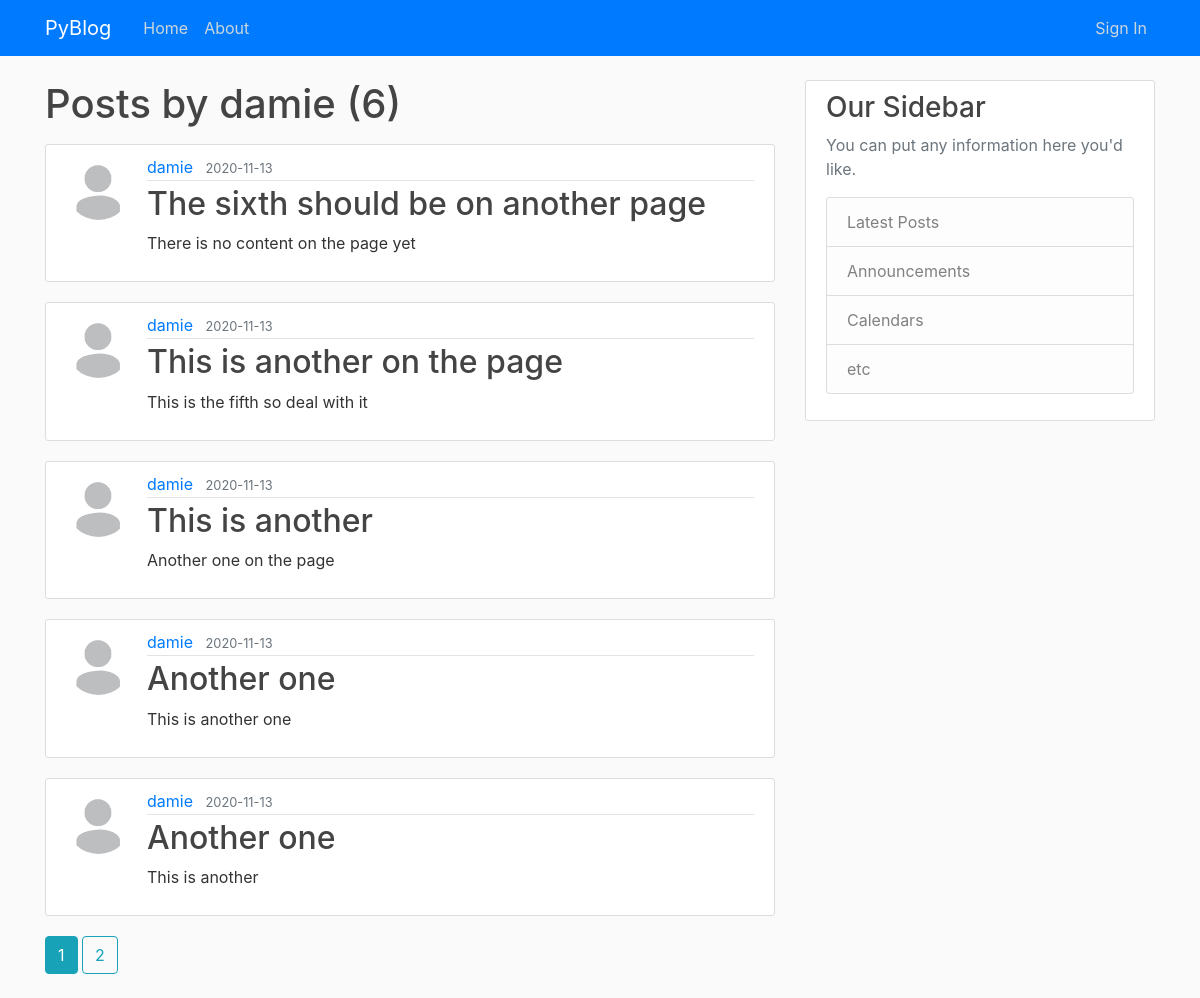
The page /user/damie on the database its author committed.
### src/models.py (models this page shows, shortened)
class User(db.Model, UserMixin):
    id = db.Column(db.Integer, primary_key=True)
    username = db.Column(db.String(20), unique=True, nullable=False)
    email = db.Column(db.String(120), unique=True, nullable=False)
    image_file = db.Column(db.String(20), nullable=False, default='default.jpg')
    password = db.Column(db.String(60), nullable=False)
    posts = db.relationship('Post', backref='author', lazy=True)

class Post(db.Model):
    id = db.Column(db.Integer, primary_key=True)
    title = db.Column(db.String(100), nullable=False)
    date_posted = db.Column(db.DateTime, nullable=False, default=datetime.utcnow)
    content = db.Column(db.Text, nullable=False)
    user_id = db.Column(db.Integer, db.ForeignKey('user.id'), nullable=False)

### src/routes.py (the view)
@app.route("/user/<string:username>")
def user_posts(username):
    page = request.args.get('page', 1, type=int)
    user = User.query.filter_by(username=username).first_or_404()
    posts = Post.query.filter_by(author=user) \
        .order_by(Post.date_posted.desc()) \
        .paginate(page=page, per_page=5)
    return render_template('user_posts.html', posts=posts, user=user)

### src/templates/user_posts.html (shortened to what this page needs)
{% extends "layout.html" %}
{% block content %}
    <h1 class="mb-3">Posts by {{ user.username }} ({{ posts.total }})</h1>
    {% for post in posts.items %}
        <article class="media content-section">
            <img class="rounded-circle article-img"
                 src="{{ url_for('static', filename='img/' + post.author.image_file) }}">
            <div class="media-body">
                <div class="article-metadata">
                    <a class="mr-2"
                       href="{{ url_for('user_posts', username=post.author.username) }}">{{ post.author.username }}</a>
                    <small class="text-muted">{{ post.date_posted.strftime('%Y-%m-%d') }}</small>
                </div>
                <h2><a class="article-title" href="{{ url_for('post', post_id=post.id) }}">{{ post.title }}</a></h2>
                <p class="article-content--sum">{{ post.content[0:250].rstrip(" ") }}</p>
            </div>
        </article>
    {% endfor %}
    {% for page_num in posts.iter_pages(left_edge=1, right_edge=1, left_current=1, right_current=2) %}
        {% if page_num %}
            {% if posts.page == page_num %}
                <a class="btn btn-info mb-4"
                   href="{{ url_for('user_posts', username=user.username, page=page_num) }}">{{ page_num }}</a>
            {% else %}
                <a class="btn btn-outline-info mb-4"
                   href="{{ url_for('user_posts', username=user.username, page=page_num) }}">{{ page_num }}</a>
            {% endif %}
        {% else %}
            ...
        {% endif %}
    {% endfor %}
{% endblock content %}

### src/templates/layout.html (shortened to what this page needs)
<!DOCTYPE html>
<html>
<head>
    <link rel="stylesheet" href="https://maxcdn.bootstrapcdn.com/bootstrap/4.0.0/css/bootstrap.min.css"
>
    <link rel="stylesheet" type="text/css" href="{{ url_for('static', filename='css/main.css') }}">
</head>
<body>
<header class="site-header">
    <nav class="navbar navbar-expand-md navbar navbar-dark bg-primary fixed-top">
        <div class="container">
            <a class="navbar-brand mr-4" href="/">PyBlog</a>
            <div class="collapse navbar-collapse" id="navbarToggle">
                <div class="navbar-nav mr-auto">
                    <a class="nav-item nav-link" href="{{ url_for('home') }}">Home</a>
                    <a class="nav-item nav-link" href="{{ url_for('about') }}">About</a>
                </div>
                <div class="navbar-nav">
                    {% if current_user.is_authenticated %}
                        <a class="nav-item nav-link" href="{{ url_for('create_post') }}">Publish</a>
                         <a class="nav-item nav-link" href="{{ url_for('user_posts', username=current_user.username) }}">Posts</a>
                        <a class="nav-item nav-link" href="{{ url_for('account') }}">Account</a>
                        <a class="nav-item nav-link" href="{{ url_for('sign_out') }}">Sign Out</a>
                    {% else %}
                        <a class="nav-item nav-link" href="{{ url_for('sign_in') }}">Sign In</a>
                    {% endif %}
                </div>
            </div>
        </div>
    </nav>
</header>
<main role="main" class="container">
    <div class="row">
        <div class="col-md-8">
            {% block content %}{% endblock %}
        </div>
        <div class="col-md-4">
            <div class="content-section">
                <h3>Our Sidebar</h3>
                <p class='text-muted'>You can put any information here you'd like.
                <ul class="list-group">
                    <li class="list-group-item list-group-item-light">Latest Posts</li>
                    <li class="list-group-item list-group-item-light">Announcements</li>
                    <li class="list-group-item list-group-item-light">Calendars</li>
                    <li class="list-group-item list-group-item-light">etc</li>
                </ul>
                </p>
            </div>
        </div>
    </div>
</main>
</body>
</html>

### src/static/css/main.css (style rules this page uses)
body { background: #fafafa; color: #333333; margin-top: 5rem; }
h1, h2, h3, h4, h5, h6 { color: #444444; }
.site-header .navbar-nav .nav-link { color: #cbd5db; }
.content-section { background: #ffffff; padding: 10px 20px; border: 1px solid #dddddd; border-radius: 3px; margin-bottom: 20px; }
.article-title { color: #444444; }
.article-content--sum { white-space: normal; }
.article-img { height: 65px; width: 65px; margin-right: 16px; }
.article-metadata { padding-bottom: 1px; margin-bottom: 4px; border-bottom: 1px solid #e3e3e3 }

### rows shown on the page
User: username "damie"
Post: image_file (placeholder picture), author.username "damie", date_posted "2020-11-13", title "The sixth should be on another page", content "There is no content on the page yet"
Post: image_file (placeholder picture), author.username "damie", date_posted "2020-11-13", title "This is another on the page", content "This is the fifth so deal with it"
Post: image_file (placeholder picture), author.username "damie", date_posted "2020-11-13", title "This is another", content "Another one on the page"
Post: image_file (placeholder picture), author.username "damie", date_posted "2020-11-13", title "Another one", content "This is another one"
Post: image_file (placeholder picture), author.username "damie", date_posted "2020-11-13", title "Another one", content "This is another"

### other values the page prints
{{ posts.total }} "6"
{{ page_num }} "1"
{{ page_num }} "2"
